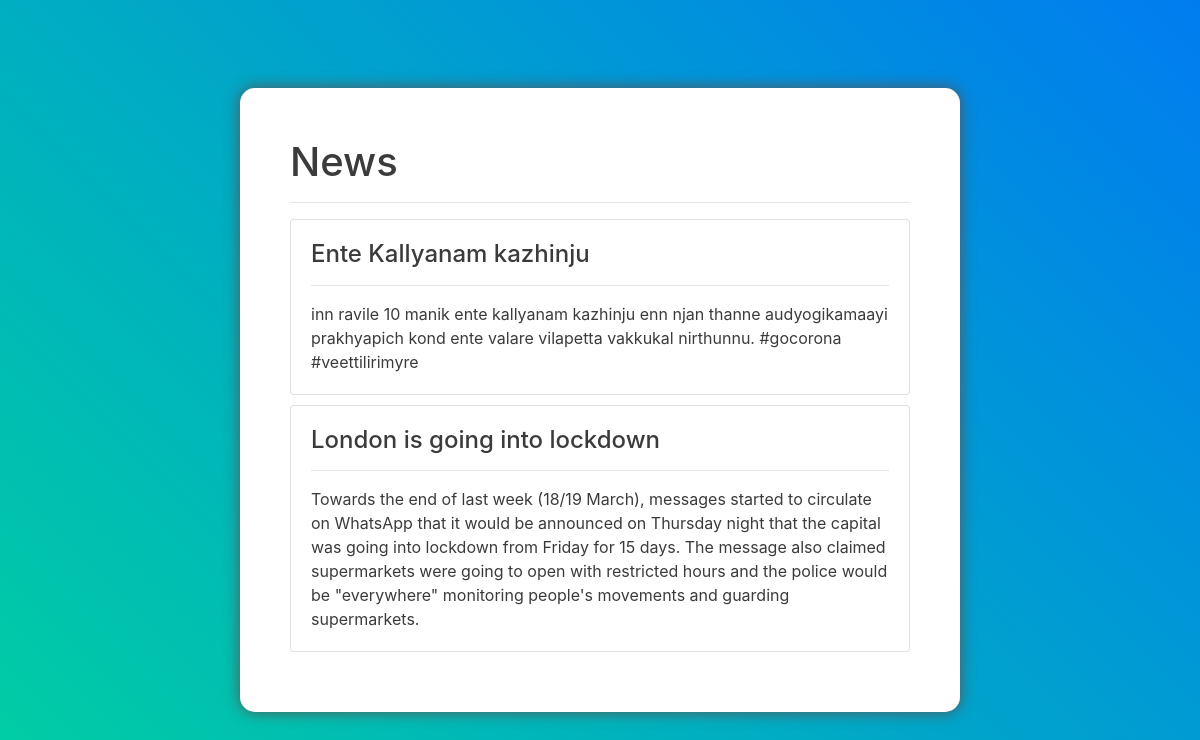
Page /result/ on the committed database.
### fake/models.py (models this page shows, shortened)
class News(models.Model):
    title=models.CharField(max_length=200)
    text=models.TextField()

### fake/views.py (the view)
# urls.py: path('result/',views.result,name='result')
def result(request):
    context={'news':News.objects.all().order_by('id').reverse()}
    return render(request,'fake/result.html',context)

### fake/templates/fake/result.html (shortened to what this page needs)
{% load static %}
{% load crispy_forms_tags %}
<!doctype html>
<html lang="en">
  <head>
    <link rel="stylesheet" href="https://stackpath.bootstrapcdn.com/bootstrap/4.4.1/css/bootstrap.min.css">
    <link rel="stylesheet" href="{% static 'fake/style.css' %}">
  </head>
  <body>
    <div class="container">
    <h1>News</h1>
    <hr>
    {% for item in news %}
    <div class="card">
  <div class="card-body">
  <h4 class="card-title">{{item.title}}</h4>
  <hr>
    {{item.text}}
  </div>
</div>
    {% endfor %}
    </div>
  </body>
</html>

### fake/static/fake/style.css (style rules this page uses)
body { background: linear-gradient(-135deg,#007cf0,#00cfa2); height: 100vh; width: 100vw; color:#fff; align-content: center; justify-content: center; display: flex; }
.container { background-color: #fff; padding: 50px; max-width: 720px; margin: auto; border-radius: 15px; box-shadow: 0px 0px 15px #555; height: min-content; color: #3b3b3b; }
.card { margin-bottom: 10px; }

### rows in the picture
News: title "Ente Kallyanam kazhinju", text "inn ravile 10 manik ente kallyanam kazhinju enn njan thanne audyogikamaayi prakhyapich kond ente valare vilapetta vakkukal nirthunnu. #gocorona #veettilirimyre"
News: title "London is going into lockdown", text "Towards the end of last week (18/19 March), messages started to circulate on WhatsApp that it would be announced on Thursday night that the capital was going into lockdown from Friday for 15 days. The message also claimed supermarkets were going to open with restricted hours and the police would be \"everywhere\" monitoring people's movements and guarding supermarkets."
